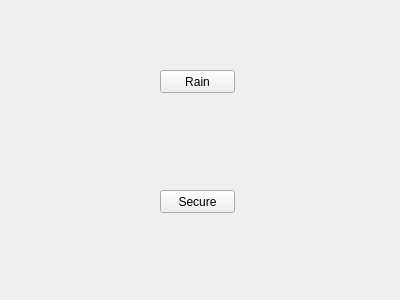
<?xml version="1.0" encoding="UTF-8"?>
<ui version="4.0">
 <class>Widget</class>
 <widget class="QWidget" name="Widget">
  <property name="geometry">
   <rect>
    <x>0</x>
    <y>0</y>
    <width>400</width>
    <height>300</height>
   </rect>
  </property>
  <property name="windowTitle">
   <string>Widget</string>
  </property>
  <widget class="QPushButton" name="pushButton">
   <property name="geometry">
    <rect>
     <x>160</x>
     <y>70</y>
     <width>75</width>
     <height>23</height>
    </rect>
   </property>
   <property name="text">
    <string>Rain</string>
   </property>
  </widget>
  <widget class="QPushButton" name="pushButton_2">
   <property name="geometry">
    <rect>
     <x>160</x>
     <y>190</y>
     <width>75</width>
     <height>23</height>
    </rect>
   </property>
   <property name="text">
    <string>Secure</string>
   </property>
  </widget>
 </widget>
 <layoutdefault spacing="6" margin="11"/>
 <resources/>
 <connections/>
</ui>
